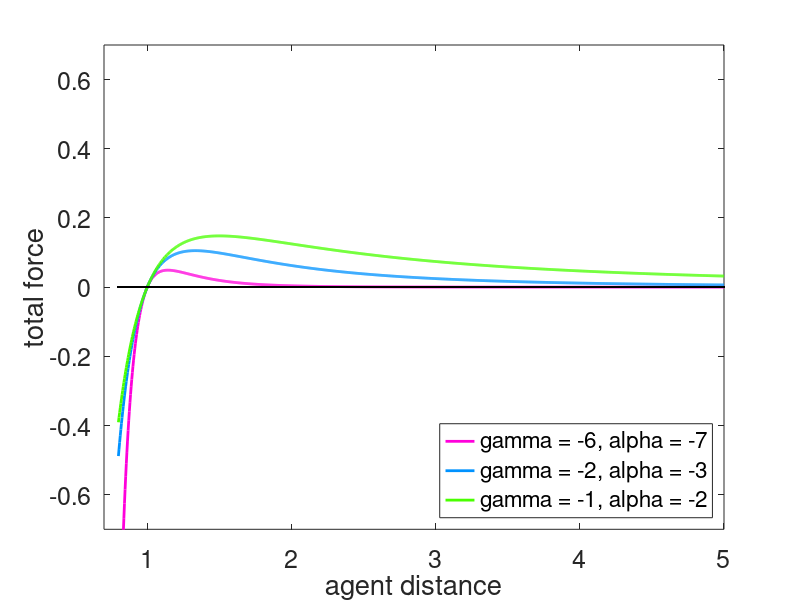

The MATLAB script that drew this image:
x = linspace(0.8, 5, 1000);

hold on
cc = hsv(7);

plot(x, 1./x.^7 - 1./x.^(8),'color', cc(7,:), 'LineWidth', 2);
plot(x, 1./x.^3 - 1./x.^(4),'color', cc(5,:), 'LineWidth', 2);
plot(x, 1./x.^2 - 1./x.^3, 'color', cc(3, :), 'LineWidth', 2);
plot(x, 0, 'color', 'black', 'LineWidth', 1);
box on;
xlim([0.7, 5]);
ylim([-0.7, 0.7]);
set(gca, 'FontSize', 18); 
ylabel('total force');
xlabel('agent distance');
legend('gamma = -6, alpha = -7','gamma = -2, alpha = -3','gamma = -1, alpha = -2', 'Location', 'SouthEast');

